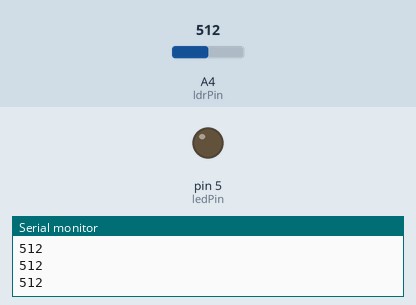
Bench run of a sketch on a simulated Arduino Uno, built with avr-gcc and run on an emulated ATmega328P. Parts: output pins drawn as LEDs (lit = HIGH), the last lines printed to the serial monitor. The test bench sets the inputs (shaded band); at power-on: A4 (ldrPin) = 512.

Above: at 1.2 s.
1.3 s: A4 (ldrPin) set to 212
2.8 s: A4 (ldrPin) set to 190
At 3.4 s:
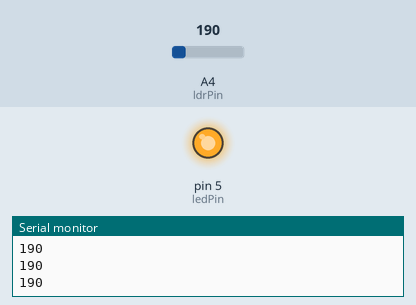
4.3 s: A4 (ldrPin) set to 210
At 5.5 s:
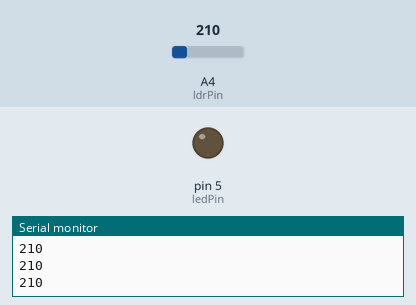
5.8 s: A4 (ldrPin) set to 122
At 6.9 s:
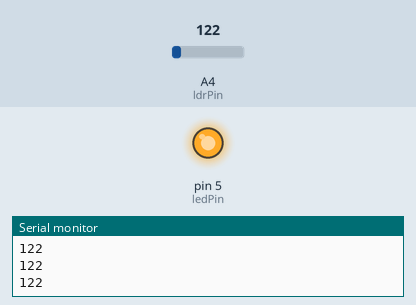
Timing chart, 0 to 8.3 s (numbered marks = the images above; inputs shaded):
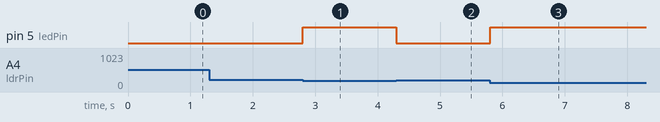

Measured:
- the behaviour switches between 201 and 200 on A4 (ldrPin) (found by bisection; images 0 and 1)
- after the input at 2.8 s, pin 5 (ledPin): LOW → HIGH at once
- after the input at 4.3 s, pin 5 (ledPin): HIGH → LOW at once
- after the input at 5.8 s, pin 5 (ledPin): LOW → HIGH at once

The sketch:

ldr_LED.ino
```cpp
#define ledPin 5
#define ldrPin A4
void setup() {

 Serial.begin(9600);
 pinMode(ledPin,OUTPUT);
 pinMode(ldrPin,INPUT);

  // put your setup code here, to run once:

}

void loop() {
 int ldrStatus=analogRead(ldrPin);
 if(ldrStatus<=200){
  digitalWrite(ledPin,HIGH);
  Serial.println(ldrStatus);
 }
 else{
  digitalWrite(ledPin,LOW);
  Serial.println(ldrStatus);

 }
  // put your main code here, to run repeatedly:

}
```
